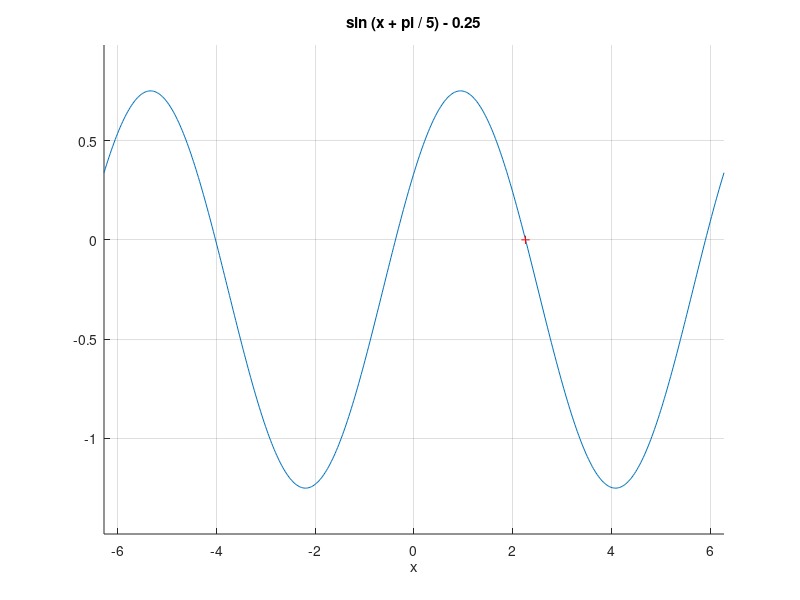

Write the MATLAB code that produced this figure.
% (c)2021 HP.
clc;
clear;
clf;

f = @(x) sin(x + pi/5) - 0.25; % angle is in radian

x0 = 2;
x = fzero(f,x0)
%x = fsolve(f,x0)
y = f(x)

hold on
ezplot(f)
plot(x, y, 'r+')

grid on
hold off
